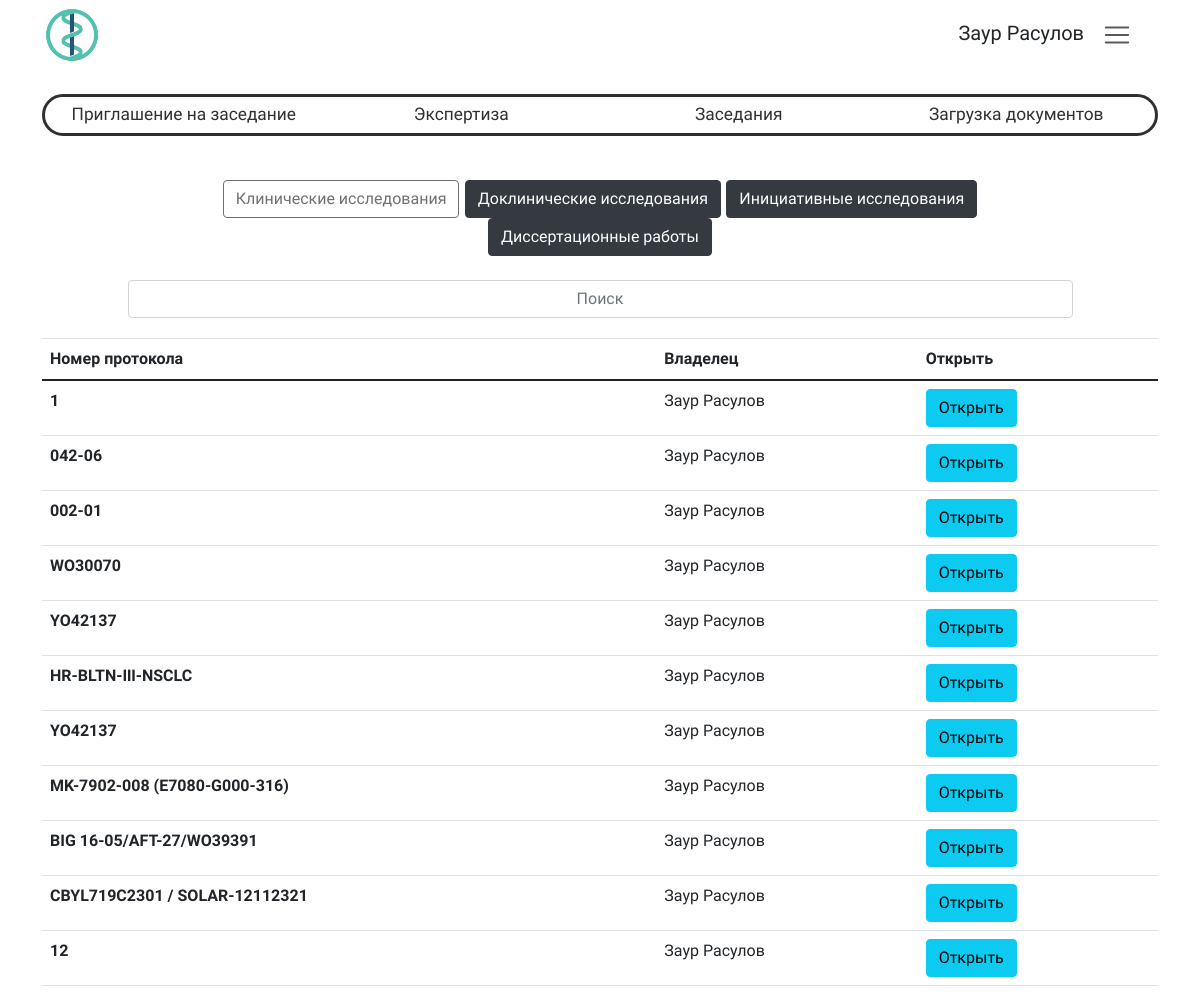
The page /research/WatchResearchList/clinicalResearch/ (signed in) on the database as committed earlier.
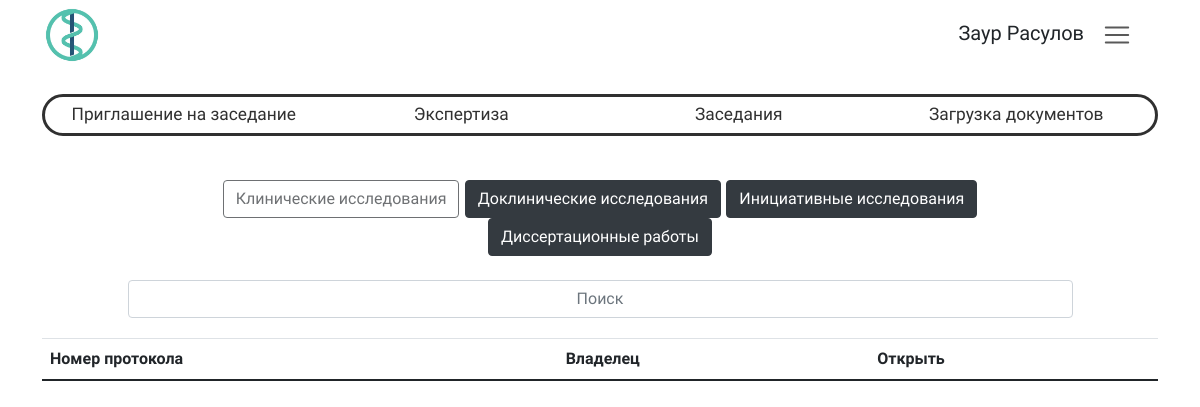
The same page on the database as committed later.
### researchManager/models.py (models this page shows, shortened)
class Research(models.Model):
    type = models.CharField("Тип исследования", max_length=50, null=True, blank=True)
    type_request = models.CharField("Тип заявки", max_length=50, null=True, blank=True)
    owner = models.ForeignKey(settings.AUTH_USER_MODEL, on_delete=models.CASCADE, null=True, blank=True)
    identityCode = models.CharField("Код исследования", max_length=50, null=True, blank=True)
    date_accepted = models.DateField("Дата одобрения", blank=True, null=True, default="2021-05-05")
    date_created = models.DateTimeField("Дата загрузки в систему", auto_now_add=True, null=True, blank=True)
    protocol_number = models.CharField("Номер протокола", max_length=50, null=True, blank=True)
    protocol_name = models.CharField("Название протокола", max_length=500, null=True, blank=True)
    work_name = models.CharField("Название работы", max_length=500, null=True, blank=True)
    division = models.CharField("Подразделение", max_length=500, null=True, blank=True)
    executor = models.CharField("Исполнитель", max_length=500, null=True, blank=True)
    specialization = models.CharField("Специализация", max_length=500, null=True, blank=True)
    managers = models.CharField("Менеджеры", max_length=500, null=True, blank=True)
    name_research = models.CharField("Название исследования", max_length=500, null=True, blank=True)
    drug_name = models.CharField("Название препарата", max_length=500, null=True, blank=True)
    main_researcher = models.CharField("Главный исследователь", max_length=500, null=True, blank=True)
    research_center = models.CharField("Исследовательский центр", max_length=500, null=True, blank=True)
    customer = models.CharField("Заказчик", max_length=500, null=True, blank=True)
    customer_contacts = models.CharField("Контактные данные заказчика", max_length=500, null=True, blank=True)
    duration = models.CharField("Срок проведения исследования", max_length=150, null=True, blank=True)
    version = models.IntegerField("Версия", null=True, blank=True)
    addedOnMeeting = models.BooleanField("Добавленно на заседании", default=False)
    class Meta:
        verbose_name = "Исследование"
        verbose_name_plural = "Исследования"

### userControl/models.py (models this page shows)
class User(AbstractUser):
    username = models.EmailField(
        _('username'),
        max_length=150,
        unique=True,
        help_text=_(''),
        error_messages={
            'unique': _("Пользователь с таким Email уже существует."),
        },
    )
    first_name = models.CharField('Имя', max_length=30)
    last_name = models.CharField('Фамилия', max_length=150)
    middle_name = models.CharField('Отчество', max_length=30)
    role = models.ForeignKey(Role, on_delete=models.CASCADE, related_name='role', null=True, blank=True, default=7)
    password = models.CharField('Пароль', max_length=150)
    registration_accepted = models.CharField('Подтвердить регистрацию',max_length=10)
    def __str__(self):
        return self.get_full_name()
    class Meta(object):
        unique_together = ('username',)

### researchManager/views.py (the view)
# urls.py: path("WatchResearchList/<str:researchType>/", login_required(views.WatchResearch.getResearchList), name="WatchResearchList"),
    def getResearchList(request, researchType):
        researchList = getMainResearchsList(researchType)
        return render(request, "research/researchList.html", {
            'researchList': researchList,
            'researchType': researchType,
        })

### researchManager/functions/loadResearch.py (called while the page is built)
def getMainResearchsList(researchType, researchList = [], identityCodeList = [], have = False):
    allResearch = Research.objects.filter(type=researchType).order_by('-date_accepted')
    for notFiltredResearch in allResearch:
        if researchList:
            if notFiltredResearch.identityCode not in identityCodeList:
                identityCodeList.append(notFiltredResearch.identityCode)
                researchList.append(notFiltredResearch)
        else:
            identityCodeList.append(notFiltredResearch.identityCode)
            researchList.append(notFiltredResearch)
    return researchList

### researchManager/templates/research/researchList.html (shortened to what this page needs)
{% extends "base.html" %}
{% load static %}
{% block content %}
<div class="filter_container custom_table table-hover">
    <div id="filterPanel">
        <button type="button" class="btn btn-outline-dark active filter" aria-pressed="true" id="clinicalResearch" disabled>Клинические исследования</button>
        <button type="button" class="btn btn-outline-dark active filter" aria-pressed="true" id="preclinicalResearch">Доклинические исследования</button>
        <button type="button" class="btn btn-outline-dark active filter" aria-pressed="true" id="initiativeResearch">Инициативные исследования</button>
        <button type="button" class="btn btn-outline-dark active filter" aria-pressed="true" id="dissertationWork">Диссертационные работы</button>
    </div>
    <div class="input-group mt-4 text-center" id="divSearch">
        <input type="text" class="form-control text-center w-50" aria-label="Поиск" aria-describedby="inputGroup-sizing-default" id="searchInput" placeholder="Поиск">
    </div>
</div>
    <div id="researchInfo">
        <table class="custom_table table-hover" id="researchList">
        {% if researchType == "clinicalResearch" %}
          {% include "research/researchLists/clinicalResearchsList.html" %}
        {% endif %}
        </table>
    </div>
</div>
{% endblock %}

### templates/research/researchLists/clinicalResearchsList.html (shortened to what this page needs)
<table class="table">
  <thead>
    <tr>
      <th scope="col">Номер протокола</th>
      <th scope="col">Владелец</th>
      <th scope="col">Открыть</th>
    </tr>
  </thead>
  <tbody>
    {% for research in researchList %}
      <tr>
        <th scope="row">{{ research.protocol_number }}</th>
        <td>{{ research.owner }}</td>
        <td>
        <form action="{% url 'watchResearch' research.id %}">
          <button type="submit" class="btn btn-info">Открыть</button></td>
      </tr>
    {% endfor %}
  </tbody>
</table>

Rows that differ between the two databases and show on the page:
removed Research: protocol_number "1", owner "Заур Расулов"
removed Research: protocol_number "042-06", owner "Заур Расулов"
removed Research: protocol_number "002-01", owner "Заур Расулов"
removed Research: protocol_number "WO30070", owner "Заур Расулов"
removed Research: protocol_number "YO42137", owner "Заур Расулов"
removed Research: protocol_number "HR-BLTN-Ⅲ-NSCLC", owner "Заур Расулов"
removed Research: protocol_number "YO42137", owner "Заур Расулов"
removed Research: protocol_number "MK-7902-008 (E7080-G000-316)", owner "Заур Расулов"
removed Research: protocol_number "BIG 16-05/AFT-27/WO39391", owner "Заур Расулов"
removed Research: protocol_number "CBYL719C2301 / SOLAR-12112321", owner "Заур Расулов"
removed Research: protocol_number "12", owner "Заур Расулов"
